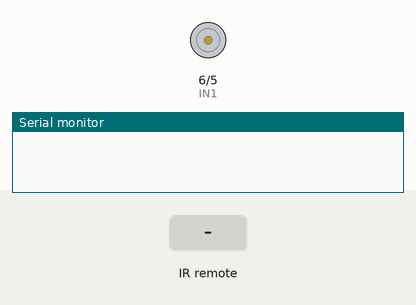
Recording of a sketch running on a simulated Arduino Uno, built with avr-gcc and run on an emulated ATmega328P. Shown: motor-driver pin pairs drawn as motors (green arrow = first pin HIGH = forward, orange = second pin HIGH = backward, longer = more drive), the last lines printed to the serial monitor. Inputs (shaded band) come from the test bench.

Above: at 1.2 s.
1.3 s: infrared code 0x11 received
At 1.6 s:
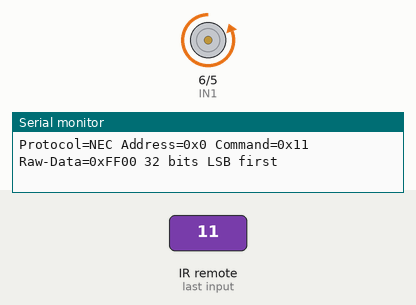
2.8 s: infrared code 0x12 received
At 4.0 s:
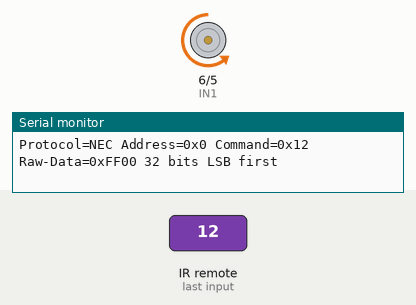
4.3 s: infrared code 0x13 received
At 5.1 s:
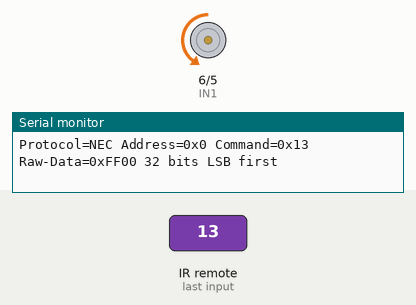
5.8 s: infrared code 0x15 received
At 6.3 s:
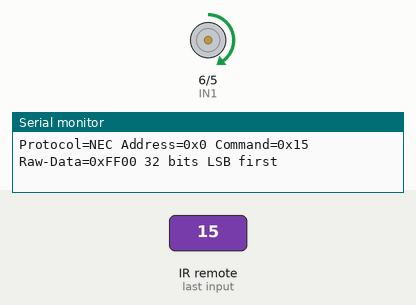
7.3 s: infrared code 0x16 received
At 8.5 s:
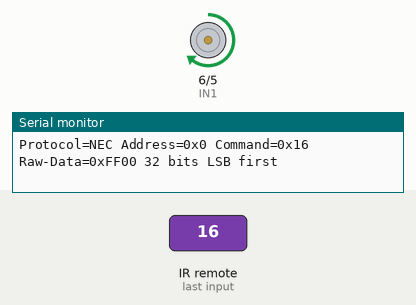
8.8 s: infrared code 0x17 received
At 9.7 s:
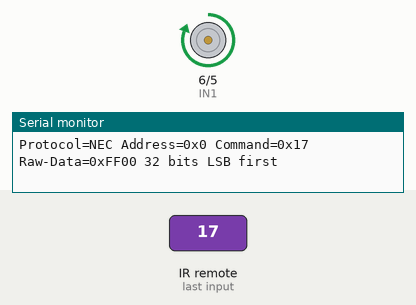
Timing chart, 0 to 11.3 s (numbered marks = the images above; inputs shaded):
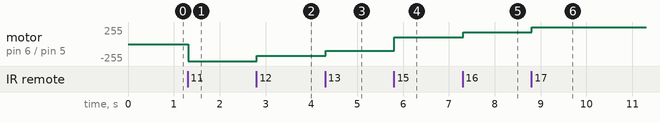

The sketch:

nhan.ino
```cpp
#include <IRremote.h>
#define IR_RECEIVE_PIN 2

// OUT1 và OUT2 nối với động cơ DC
// 12V L298N với 5V Arduino , GND L289N nối với GND Arduino
#define IN1 6 // D6 (chân số)
#define IN2 5 // D5 (chân số)
#define MAX_SPEED 255
#define MIN_SPEED 0

void Lui(int speed) {
  speed = constrain(speed, MIN_SPEED, MAX_SPEED);
  digitalWrite(IN1, LOW);
  analogWrite(IN2, speed);
}
void Dung() {
  digitalWrite(IN1, LOW);
  digitalWrite(IN2, LOW);
}
void Tien(int speed) {
  speed = constrain(speed, MIN_SPEED, MAX_SPEED);
  analogWrite(IN1, speed);
  digitalWrite(IN2, LOW);
}
void NhanhDan(){
  digitalWrite(IN2 , LOW);
  for (int i = 100 ; i <= 255 ; i++){
    analogWrite(IN1 , i);
    delay(50);
  }
}
void ChamDan(){
  digitalWrite(IN2 , LOW);
  for (int i = 255; i >= 100 ; i--){
    analogWrite(IN1 , i);
    delay(50);
  }
}

void setup() {
  Serial.begin(9600);
  IrReceiver.begin(IR_RECEIVE_PIN, ENABLE_LED_FEEDBACK);
  pinMode(IN1, OUTPUT);
  pinMode(IN2, OUTPUT);
}

void loop() {
  if(IrReceiver.decode()) {
    IrReceiver.printIRResultShort(&Serial);
    switch (IrReceiver.decodedIRData.command) {
      case 0x11:
        Lui(255);
        break;
      case 0x12:
        Lui(177);
        break;
      case 0x13:
        Lui(100);
        break;
      case 0x14:
        Dung();
        break;
      case 0x15:
        Tien(100);
        break;
      case 0x16:
        Tien(177);
        break;
      case 0x17:
        Tien(255);
        break;
    }
    IrReceiver.resume();
  }
}
```

Measured:
- after the input at 1.3 s, motor on pin 6 (IN1) / pin 5 (IN2): stopped → backward 255/255 at once
- after the input at 2.8 s, motor on pin 6 (IN1) / pin 5 (IN2): backward 255/255 → backward 177/255 at once
- after the input at 4.3 s, motor on pin 6 (IN1) / pin 5 (IN2): backward 177/255 → backward 100/255 at once
- after the input at 5.8 s, motor on pin 6 (IN1) / pin 5 (IN2): backward 100/255 → forward 100/255 at once
- after the input at 7.3 s, motor on pin 6 (IN1) / pin 5 (IN2): forward 100/255 → forward 177/255 at once
- after the input at 8.8 s, motor on pin 6 (IN1) / pin 5 (IN2): forward 177/255 → forward 255/255 at once
